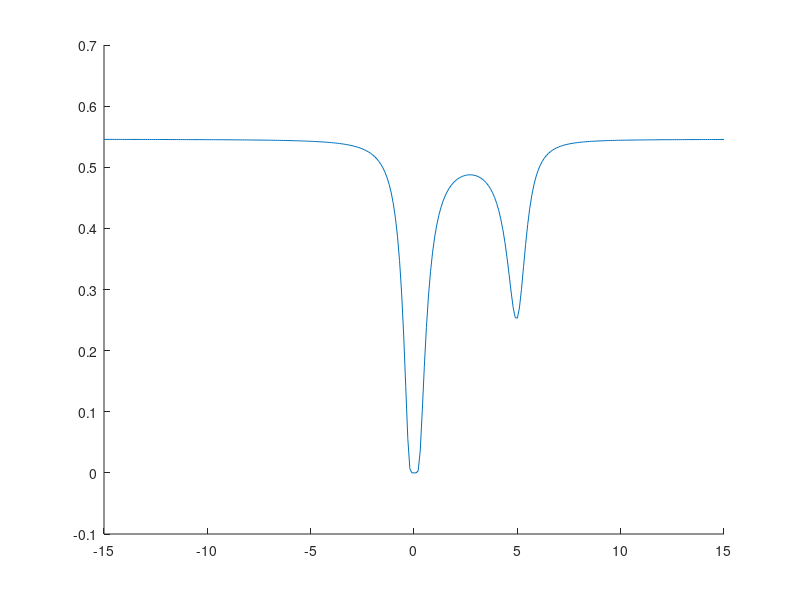

Here is the MATLAB script that generated this plot:
% CEST experiment for exchange between two states, J coupling, Full simulation.

% Necessary Definitions
GammaB1=10;
omegaIp=GammaB1*pi*2*exp(1i*(pi/2));
omegaIm=GammaB1*pi*2*exp(-1i*(pi/2));
J=0;

omegaSp=0;
omegaSm=0;

NBF=86.16;  % N base frequency in MHz

StateBshift=5;

R1Sa=-2;
R1Sb=-2;
R1Ia=-1;
R1Ib=-1;

R2Sa=-12;
R2Sb=-12;
R2Ia=-18;
R2Ib=-18;
Rmq=-30;

sigma=0;
delS=0;
delI=0;
etaS=0;
mu_mq=0;
CESTperiod=0.5;

pb=0.1;
pa=1-pb;
kex=250;

kab=pb*kex;
kba=pa*kex;


% Initial State Vector
I0a=[0           0               pa/2                       0        0            pa/2      0       0       0       0       1/2       0        0          0       0]';
I0b=[0           0               pb/2                       0        0            pb/2      0       0       0       0       1/2       0        0          0       0]';
I0=[I0a;
    I0b];
% offset of CEST RF
Ia_ppmOffsetRanges=-15:0.1:15;
clear CEST_DAT;
CEST_DAT=zeros(length(Ia_ppmOffsetRanges), 6);

% offset of CEST RF
Ib_ppmOffset=Ia_ppmOffsetRanges-StateBshift;

OmegaSa=50;
OmegaSb=50;
zeromat15=zeros(15, 15);
Onemat15=eye(15);

for counter1=1:length(Ia_ppmOffsetRanges)

OmegaIa=Ia_ppmOffsetRanges(counter1)*NBF*2*pi;
OmegaIb=Ib_ppmOffset(counter1)*NBF*2*pi;

d1=R2Ia+0.5*R1Sa-1i*OmegaIa-1i*pi*J;
d2=R2Ia+0.5*R1Sa+1i*OmegaIa+1i*pi*J;
d3=R1Ia+0.5*R1Sa;
d4=R2Ia+0.5*R1Sa-1i*OmegaIa+1i*pi*J;
d5=R2Ia+0.5*R1Sa+1i*OmegaIa-1i*pi*J;
d6=R1Ia+0.5*R1Sa;
d7=R2Sa+0.5*R1Ia+etaS-1i*(OmegaSa+pi*J);
d8=R2Sa+0.5*R1Ia+etaS+1i*(OmegaSa+pi*J);
d9=R2Sa+0.5*R1Ia+etaS-1i*(OmegaSa-pi*J);
d10=R2Sa+0.5*R1Ia+etaS+1i*(OmegaSa-pi*J);
d11=R1Sa;
d12=Rmq-mu_mq-1i*(OmegaIa-OmegaSa);
d13=Rmq-mu_mq+1i*(OmegaIa-OmegaSa);
d14=Rmq+mu_mq-1i*(OmegaIa+OmegaSa);
d15=Rmq+mu_mq+1i*(OmegaIa+OmegaSa);

% General relaxation matrix
Ra=[d1           0                   1i*omegaIp        -R1Sa/2      0           0           0           0           0           0           0           -1i*omegaSp/2     0            1i*omegaSm/2      0;
    0           d2                  -1i*omegaIm       0           -R1Sa/2      0           0           0           0           0           0           0     1i*omegaSm/2   0               -1i*omegaSp/2;
    1i*omegaIm/2  -1i*omegaIp/2         d3              0           0           -R1Sa/2      1i*omegaSm/4  -1i*omegaSp/4 -1i*omegaSm/4 1i*omegaSp/4  (sigma+delS)/2  0           0            0               0;
    -R1Sa/2      0                   0               d4          0           1i*omegaIp    0           0           0           0           0           1i*omegaSp/2      0            -1i*omegaSm/2     0;
    0           -R1Sa/2              0               0           d5          -1i*omegaIm   0           0           0           0           0           0        -1i*omegaSm/2  0               1i*omegaSp/2;
    0           0                   -R1Sa/2          1i*omegaIm/2  -1i*omegaIp/2 d6   -1i*omegaSm/4 1i*omegaSp/4  1i*omegaSm/4 1i*omegaSp/4 (sigma-delS)/2  0       0             0                0;
    0           0                   1i*omegaSp/2     0           0           -1i*omegaSp/2 d7         0           -R1Ia/2       0          1i*omegaSp/2  0       -1i*omegaIp/2 -1i*omegaIm/2      0;
    0           0                   -1i*omegaSm/2    0           0           1i*omegaSm/2  0          d8          0           -R1Ia/2      -1i*omegaSm/2 1i*omegaIm/2 0          0               -1i*omegaIp/2;
    0           0                   -1i*omegaSp/2    0           0           1i*omegaSp/2  -R1Ia/2     0           d9          0           1i*omegaSp/2  0          1i*omegaIp/2 -1i*omegaIm/2    0;
    0           0                   1i*omegaSm/2      0           0          -1i*omegaSm/2 0          -R1Ia/2      0           d10         -1i*omegaSm/2 -1i*omegaIm/2 0         0               1i*omegaIp/2;
    0           0                   sigma+delS      0           0           sigma-delS  1i*omegaSm/2 -1i*omegaSp/2  1i*omegaSm/2 -1i*omegaSp/2  d11      0          0           0               0;
    -1i*omegaSm/2  0                 0           1i*omegaSm/2     0           0           0           1i*omegaIp/2 0           -1i*omegaIp/2 0          d12         0           0               0;
    0           1i*omegaSp/2         0           0              -1i*omegaSp/2 0           -1i*omegaIm/2    0       1i*omegaIm/2 0           0           0           d13         0               0;
    1i*omegaSp/2  0                 0           -1i*omegaSp/2     0           0           1i*omegaIp/2    0       -1i*omegaIp/2 0           -1i*omegaIp/2 0          0           d14             0;
    0           -1i*omegaSm/2        0           0           1i*omegaIm/2     0           0              -1i*omegaIm/2 0       1i*omegaIm/2     0        0          0           0               d15];


d1=R2Ib+0.5*R1Sb-1i*OmegaIb-1i*pi*J;
d2=R2Ib+0.5*R1Sb+1i*OmegaIb+1i*pi*J;
d3=R1Ib+0.5*R1Sb;
d4=R2Ib+0.5*R1Sb-1i*OmegaIb+1i*pi*J;
d5=R2Ib+0.5*R1Sb+1i*OmegaIb-1i*pi*J;
d6=R1Ib+0.5*R1Sb;
d7=R2Sb+0.5*R1Ib+etaS-1i*(OmegaSb+pi*J);
d8=R2Sb+0.5*R1Ib+etaS+1i*(OmegaSb+pi*J);
d9=R2Sb+0.5*R1Ib+etaS-1i*(OmegaSb-pi*J);
d10=R2Sb+0.5*R1Ib+etaS+1i*(OmegaSb-pi*J);
d11=R1Sb;
d12=Rmq-mu_mq-1i*(OmegaIb-OmegaSb);
d13=Rmq-mu_mq+1i*(OmegaIb-OmegaSb);
d14=Rmq+mu_mq-1i*(OmegaIb+OmegaSb);
d15=Rmq+mu_mq+1i*(OmegaIb+OmegaSb);
        
Rb=[d1           0                   1i*omegaIp        -R1Sb/2      0           0           0           0           0           0           0           -1i*omegaSp/2     0            1i*omegaSm/2      0;
    0           d2                  -1i*omegaIm       0           -R1Sb/2      0           0           0           0           0           0           0     1i*omegaSm/2   0               -1i*omegaSp/2;
    1i*omegaIm/2  -1i*omegaIp/2         d3              0           0           -R1Sb/2      1i*omegaSm/4  -1i*omegaSp/4 -1i*omegaSm/4 1i*omegaSp/4  (sigma+delS)/2  0           0            0               0;
    -R1Sb/2      0                   0               d4          0           1i*omegaIp    0           0           0           0           0           1i*omegaSp/2      0            -1i*omegaSm/2     0;
    0           -R1Sb/2              0               0           d5          -1i*omegaIm   0           0           0           0           0           0        -1i*omegaSm/2  0               1i*omegaSp/2;
    0           0                   -R1Sb/2          1i*omegaIm/2  -1i*omegaIp/2 d6   -1i*omegaSm/4 1i*omegaSp/4  1i*omegaSm/4 1i*omegaSp/4 (sigma-delS)/2  0       0             0                0;
    0           0                   1i*omegaSp/2     0           0           -1i*omegaSp/2 d7         0           -R1Ib/2       0          1i*omegaSp/2  0       -1i*omegaIp/2 -1i*omegaIm/2      0;
    0           0                   -1i*omegaSm/2    0           0           1i*omegaSm/2  0          d8          0           -R1Ib/2      -1i*omegaSm/2 1i*omegaIm/2 0          0               -1i*omegaIp/2;
    0           0                   -1i*omegaSp/2    0           0           1i*omegaSp/2  -R1Ib/2     0           d9          0           1i*omegaSp/2  0          1i*omegaIp/2 -1i*omegaIm/2    0;
    0           0                   1i*omegaSm/2      0           0          -1i*omegaSm/2 0          -R1Ib/2      0           d10         -1i*omegaSm/2 -1i*omegaIm/2 0         0               1i*omegaIp/2;
    0           0                   sigma+delS      0           0           sigma-delS  1i*omegaSm/2 -1i*omegaSp/2  1i*omegaSm/2 -1i*omegaSp/2  d11      0          0           0               0;
    -1i*omegaSm/2  0                 0           1i*omegaSm/2     0           0           0           1i*omegaIp/2 0           -1i*omegaIp/2 0          d12         0           0               0;
    0           1i*omegaSp/2         0           0              -1i*omegaSp/2 0           -1i*omegaIm/2    0       1i*omegaIm/2 0           0           0           d13         0               0;
    1i*omegaSp/2  0                 0           -1i*omegaSp/2     0           0           1i*omegaIp/2    0       -1i*omegaIp/2 0           -1i*omegaIp/2 0          0           d14             0;
    0           -1i*omegaSm/2        0           0           1i*omegaIm/2     0           0              -1i*omegaIm/2 0       1i*omegaIm/2     0        0          0           0               d15];
     
            
        
        
        
        
Rab=[Ra  zeromat15;
    zeromat15 Rb];
exchangemat=[-kab   kba;
              kab   -kba];
          exchangemat=kron(exchangemat,Onemat15);
          
          Rab=Rab+exchangemat;
        
        
        
        
        M=expm(Rab*CESTperiod)*I0;
        
        CEST_DAT(counter1,1)=OmegaIa/(NBF*2*pi);
        CEST_DAT(counter1,2)=M(3);
        CEST_DAT(counter1,3)=M(6);
        CEST_DAT(counter1,4)=M(18);
        CEST_DAT(counter1,5)=M(21);
        CEST_DAT(counter1,6)=M(3)+M(6);

end;


figure();
hold all;
plot(CEST_DAT(:,1), CEST_DAT(:,6));